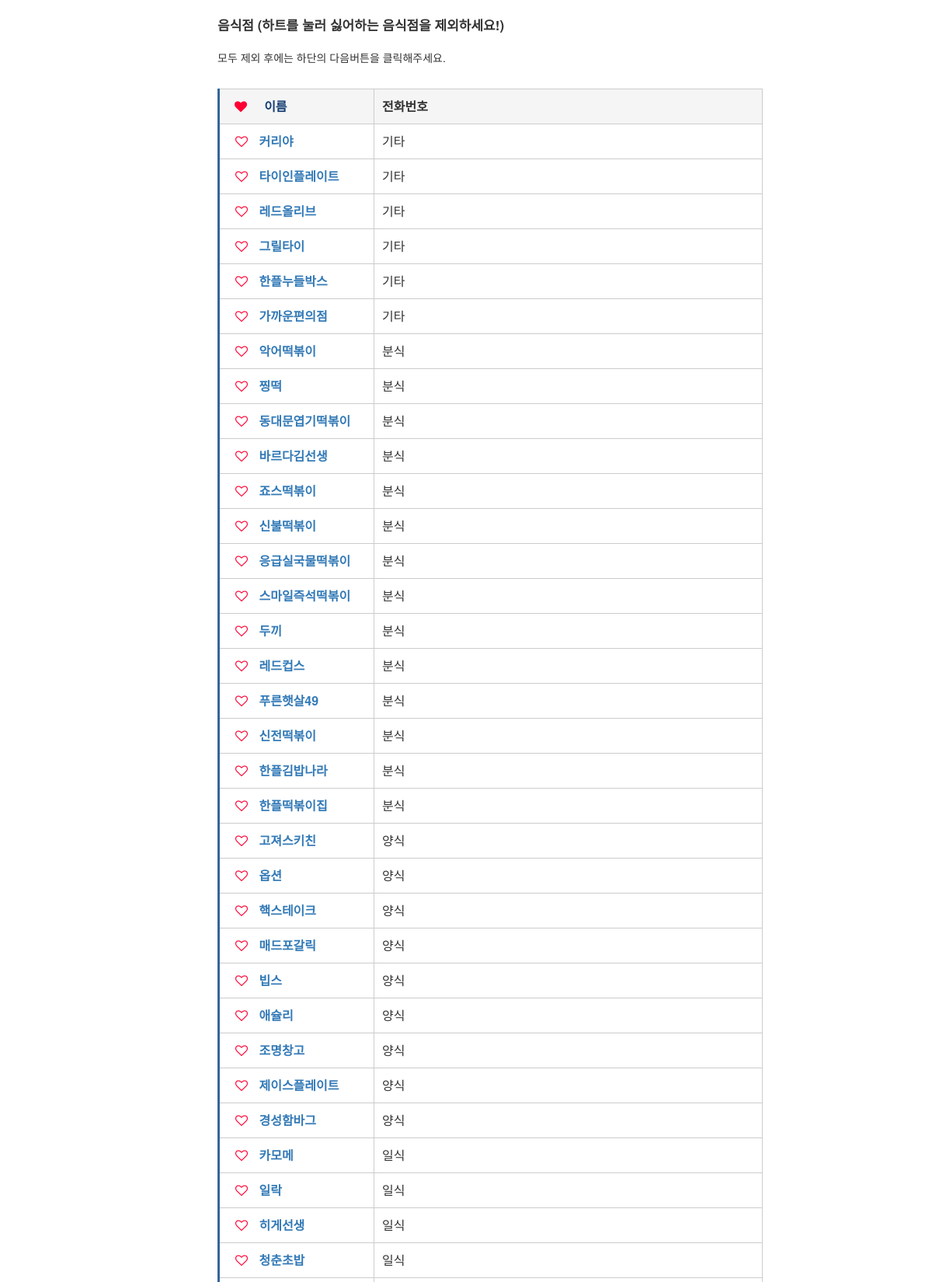
/goto/without/reset (upper part), run on the app's committed database.
### pickLunch.py (models this page shows, shortened)
class STORE(db.Model):
   name=db.Column(db.String(100), primary_key=True, nullable=False, default='')
   number=db.Column(db.String(100), nullable=True, default='')
   address=db.Column(db.String(100), nullable=True, default='')
   category=db.Column(db.String(100), nullable=True, default='')
   choice=db.Column(db.String(100), nullable=True, default='X')
   delivery=db.Column(db.String(100), nullable=True, default='X')
   def SetStore(ox):
        STORE_=STORE.query.all()
        for i in STORE_:
           i.choice=ox
        db.session.commit()

### pickLunch.py (the view, shortened to what this page needs)
@app.route('/<eat>/<choose>/<check>')
def fourcases(eat, choose, check):
   if(eat=='goto'):
      if(choose=='like'):
         if check=='reset':
            STORE.SetStore('X')
         return render_template('listgl.html', STORELIST=STORE.query.order_by('category').all())
      elif(choose=='without'):
         if check=='reset':
            STORE.SetStore('O')
         return render_template('listgw.html', STORELIST=STORE.query.order_by('category').all())

### templates/listgw.html (shortened to what this page needs)
﻿<!doctype html>
<html lang="kr">
   <head>
<link rel="stylesheet" href="http://netdna.bootstrapcdn.com/font-awesome/4.3.0/css/font-awesome.min.css" />
<link rel="stylesheet" href="http://maxcdn.bootstrapcdn.com/bootstrap/3.3.7/css/bootstrap.min.css" />
<link rel="stylesheet" href="{{ url_for('static', filename='css/main.css')}}"/>
<link rel="stylesheet" href="{{ url_for('static', filename='css/button.css')}}"/>
<link rel="stylesheet" href="https://maxcdn.bootstrapcdn.com/font-awesome/4.7.0/css/font-awesome.min.css" />
</head>
<body>
<main>
   <div>
        <table class="contact_list">
        <thead><p style="font-weight: bold; font-size: 17px; margin-left: 30px; margin-top: 20px">음식점 (하트를 눌러 싫어하는 음식점을 제외하세요!)<br></p>
          <p style="font-weight: font-size: 12px; margin-left: 30px; margin-top: 20px">모두 제외 후에는 하단의 다음버튼을 클릭해주세요.<br></p>
        </thead>
        <tbody>
          <tr>
              <th scop="row" style="background: #f5f5f5">&nbsp;&nbsp;<i class="fa fa-heart" style="color:#ff0033"></i>&nbsp;&nbsp;&nbsp;&nbsp;&nbsp;이름</th>
              <td style="background:#f5f5f5;font-weight: bold">전화번호</td> </tr>
              {%- for i in STORELIST %}
              <th scope="row">
              <a href="/choice/goto/without/{{i.name}}"  title = "{{i.choice}}" class="fa fa-heart-o" style="color :#ff0033" name="favoriticon"> </a>
              <a href = "#{{i.name}}" class="btn-example" onclick="layer_open('{{i.name}}'); return false;" > {{i.name }}</a>
              </th>
              <td>{{ i.category }}</td>
       {%- endfor %}
       </tbody>
      </table>
   </div>
</main>
</body>
</html>

### static/css/main.css (style rules this page uses)
input[type="checkbox"]:checked ~ main { left: 250px; }
main { position: absolute; transition: all 0.15s ease-in-out; top: 0; left: 50px; }
table.contact_list { border-collapse: collapse; text-align: left; line-height: 1.5; border-top: 1px solid #ccc; border-left: 3px solid #369; margin : 30px 30px; }
table.contact_list th { width: 200px; padding: 10px; margin-left: 30px font-weight: bold; vertical-align: top; color: #153d73; border-right: 1px solid #ccc; border-bottom: 1px solid #ccc; }
table.contact_list td { width: 500px; padding: 10px; vertical-align: top; border-right: 1px solid #ccc; border-bottom: 1px solid #ccc; }
* { margin: 0; padding: 0; }
body { margin: 100px; }

### templates/listgw.html (style rules this page uses)
a { margin-left:10px; }
body { background: url('https://static.pexels.com/photos/28773/pexels-photo-28773.jpg') no-repeat center center fixed; -webkit-background-size: cover; -moz-background-size: cover; -o-background-size: cover; background-size: cover; }

### data on the page
STORE: name "커리야", category "기타"
STORE: name "타이인플레이트", category "기타"
STORE: name "레드올리브", category "기타"
STORE: name "그릴타이", category "기타"
STORE: name "한플누들박스", category "기타"
STORE: name "가까운편의점", category "기타"
STORE: name "악어떡볶이", category "분식"
STORE: name "찡떡", category "분식"
STORE: name "동대문엽기떡볶이", category "분식"
STORE: name "바르다김선생", category "분식"
STORE: name "죠스떡볶이", category "분식"
STORE: name "신불떡볶이", category "분식"
STORE: name "응급실국물떡볶이", category "분식"
STORE: name "스마일즉석떡볶이", category "분식"
STORE: name "두끼", category "분식"
STORE: name "레드컵스", category "분식"
STORE: name "푸른햇살49", category "분식"
STORE: name "신전떡볶이", category "분식"
STORE: name "한플김밥나라", category "분식"
STORE: name "한플떡볶이집", category "분식"
STORE: name "고져스키친", category "양식"
STORE: name "옵션", category "양식"
STORE: name "핵스테이크", category "양식"
STORE: name "매드포갈릭", category "양식"
STORE: name "빕스", category "양식"
STORE: name "애슐리", category "양식"
STORE: name "조명창고", category "양식"
STORE: name "제이스플레이트", category "양식"
STORE: name "경성함바그", category "양식"
STORE: name "카모메", category "일식"
STORE: name "일락", category "일식"
STORE: name "히게선생", category "일식"
STORE: name "청춘초밥", category "일식"
